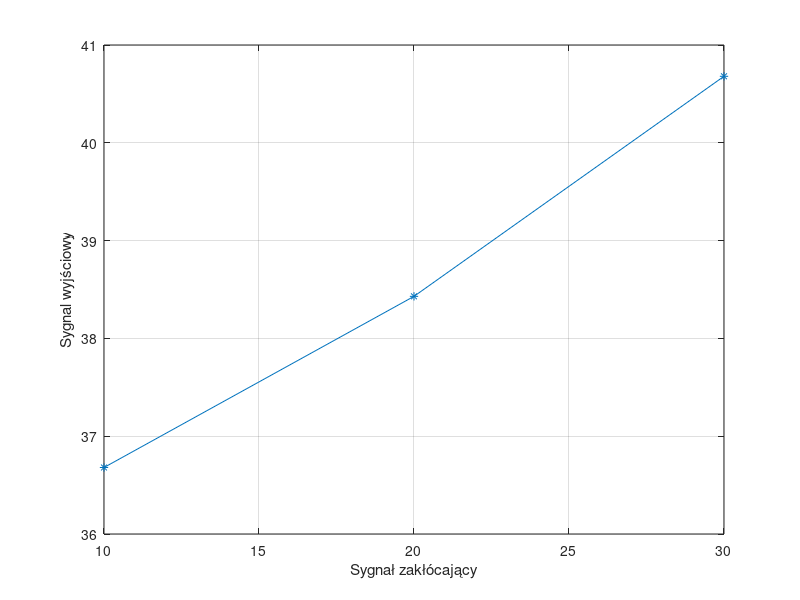

This chart was generated by the following MATLAB code:

x = [10,20,30];
y = [36.68, 38.43, 40.68]; % tu uzupełnić


figure;
plot(x,y,'-*');
xlabel('Sygnał zakłócający');
ylabel('Sygnal wyjściowy');
% title('Charakterystyka statyczna w torze zakłócenia');
grid on;
exportgraphics(gca, 'Wykresy/char_stat_zaklocen.pdf', 'ContentType', 'vector');
% close;